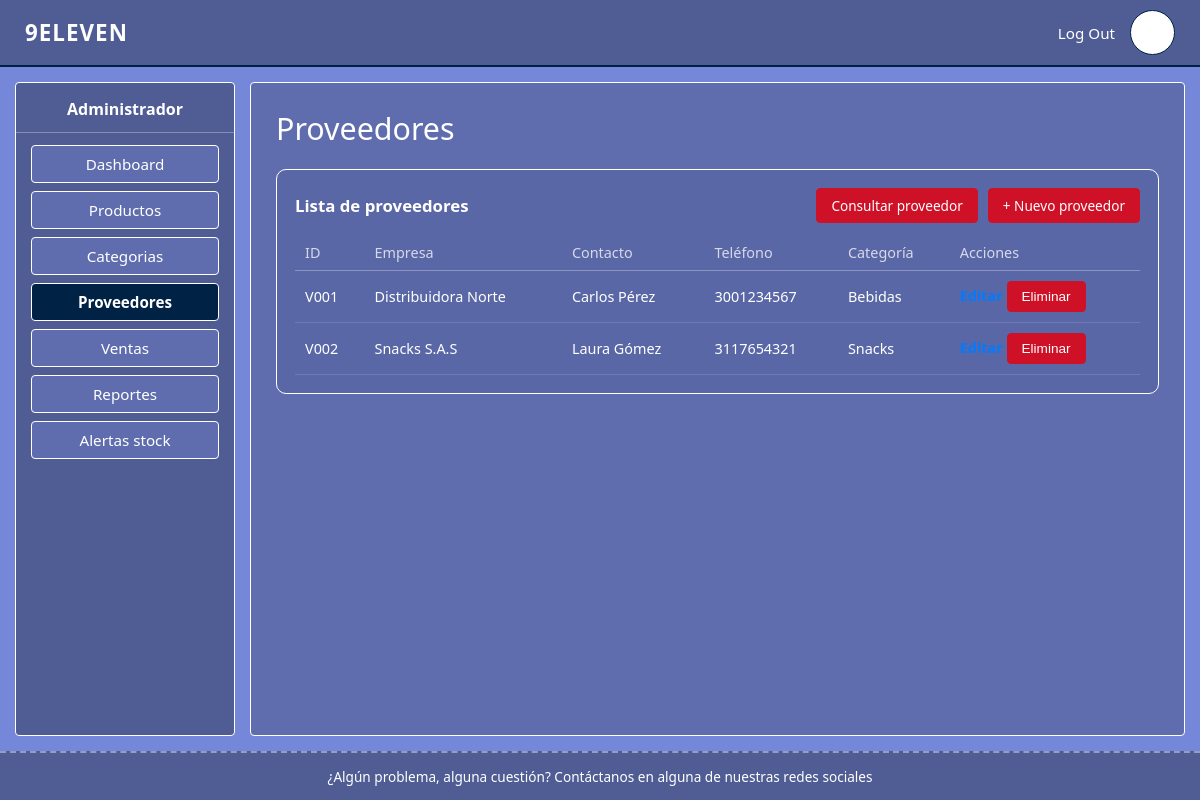
The page /proveedores.php (signed in) on the database its author committed.
### tables this page shows
CREATE TABLE `proveedores` (
  `ID_Proveedor` int(11) NOT NULL,
  `nombreEmpresa` varchar(150) NOT NULL,
  `telefono` varchar(20) DEFAULT NULL,
  `contacto` varchar(100) DEFAULT NULL,
  `ID_Categoria` int(11) DEFAULT NULL
);

CREATE TABLE `categorias` (
  `ID_Categoria` int(11) NOT NULL,
  `nombreCategoria` varchar(100) NOT NULL
);

### config.php (called while the page is built, shortened)
<?php
function h(?string $valor): string
{
    return htmlspecialchars($valor ?? '', ENT_QUOTES, 'UTF-8');
}

### proveedores.php (the view, shortened to what this page needs)
<?php
require_once 'config.php';
$sql = "SELECT pr.*, c.nombreCategoria
        FROM proveedores pr
        LEFT JOIN categorias c ON c.ID_Categoria = pr.ID_Categoria
        WHERE 1=1";
$params = [];
$sql .= " ORDER BY pr.nombreEmpresa";
$stmt = $pdo->prepare($sql);
$stmt->execute($params);
$proveedores = $stmt->fetchAll();
?>
<!DOCTYPE html>
<html lang="es">
<head>
    <link rel="stylesheet" href="assets/css/style.css">
</head>
<body>
<?php require 'includes/header.php'; ?>
<div class="contenedor-principal">
    <?php require 'includes/sidebar.php'; ?>
    <main class="contenido">
        <h1>Proveedores</h1>
        <div class="panel">
            <div class="panel-header">
                <h2>Lista de proveedores</h2>
                <div class="barra-acciones" style="margin-bottom:0;">
                    <a href="proveedores.php?vista=consultar" class="btn btn-rojo">Consultar proveedor</a>
                    <a href="proveedores.php?vista=nuevo" class="btn btn-rojo">+ Nuevo proveedor</a>
                </div>
            </div>
            <table>
                <thead>
                    <tr>
                        <th>ID</th>
                        <th>Empresa</th>
                        <th>Contacto</th>
                        <th>Teléfono</th>
                        <th>Categoría</th>
                        <th>Acciones</th>
                    </tr>
                </thead>
                <tbody>
                    <?php if (empty($proveedores)): ?>
                        <tr><td colspan="6" class="sin-datos">No se encontraron proveedores.</td></tr>
                    <?php else: ?>
                        <?php foreach ($proveedores as $p): ?>
                            <tr>
                                <td>V<?= str_pad($p['ID_Proveedor'], 3, '0', STR_PAD_LEFT) ?></td>
                                <td><?= h($p['nombreEmpresa']) ?></td>
                                <td><?= h($p['contacto'] ?? '—') ?></td>
                                <td><?= h($p['telefono'] ?? '—') ?></td>
                                <td><?= h($p['nombreCategoria'] ?? '—') ?></td>
                                <td>
                                    <a href="proveedores.php?vista=editar&id=<?= (int)$p['ID_Proveedor'] ?>" style="color: #007bff; text-decoration: none; font-weight: bold;">Editar</a>
                                    <form method="POST" action="proveedores.php" style="display:inline;" onsubmit="return confirm('¿Seguro que deseas eliminar este registro?');">
                                    <button type="submit" name="accion_eliminar" class="btn btn-rojo">Eliminar</button>
                                </form>
                                </td>
                            </tr>
                        <?php endforeach; ?>
                    <?php endif; ?>
                </tbody>
            </table>
        </div>
    </main>
</div>
<?php require 'includes/footer.php'; ?>
</body>
</html>

### assets/css/style.css (style rules this page uses)
:root { --azul-oscuro: #002245; --azul-medio: #505C94; --azul-claro: #5F6DAF; --azul-lavanda: #7587D8; --azul-hielo: #ADD9E6; --rojo: #CE1127; --blanco: #ffffff; }
* { margin: 0; padding: 0; box-sizing: border-box; }
body { font-family: 'Segoe UI', Arial, sans-serif; background-color: var(--azul-lavanda); color: var(--blanco); min-height: 100vh; display: flex; flex-direction: column; }
a { color: inherit; text-decoration: none; }
.contenedor-principal { flex: 1; display: flex; padding: 15px; gap: 15px; }
.contenido { flex: 1; background-color: var(--azul-claro); border: 1px solid var(--blanco); border-radius: 4px; padding: 25px; overflow-x: auto; }
.contenido h1 { font-size: 1.9rem; margin-bottom: 20px; font-weight: 500; }
.panel { border: 1px solid var(--blanco); border-radius: 10px; padding: 18px; background-color: rgba(0,0,0,0.05); }
.panel-header { display: flex; justify-content: space-between; align-items: center; margin-bottom: 12px; flex-wrap: wrap; gap: 8px; }
.panel-header h2 { font-size: 1.05rem; font-weight: 600; }
.btn { border: 1px solid var(--blanco); border-radius: 4px; padding: 7px 14px; font-size: 0.85rem; cursor: pointer; background-color: var(--azul-claro); color: var(--blanco); }
.btn-rojo { background-color: var(--rojo); border-color: var(--rojo); }
.barra-acciones { display: flex; gap: 10px; justify-content: center; margin-bottom: 20px; flex-wrap: wrap; }
table { width: 100%; border-collapse: collapse; font-size: 0.9rem; }
table thead th { text-align: left; padding: 8px 10px; opacity: 0.75; font-weight: 500; border-bottom: 1px solid rgba(255,255,255,0.3); }
table tbody td { padding: 10px 10px; border-bottom: 1px solid rgba(255,255,255,0.12); }

### rows shown on the page
proveedores: ID_Proveedor "001", nombreEmpresa "Distribuidora Norte", contacto "Carlos Pérez", telefono "3001234567", ID_Categoria.nombreCategoria "Bebidas"
proveedores: ID_Proveedor "002", nombreEmpresa "Snacks S.A.S", contacto "Laura Gómez", telefono "3117654321", ID_Categoria.nombreCategoria "Snacks"

### other values the page prints
$etiqueta "Dashboard"
$etiqueta "Productos"
$etiqueta "Categorias"
$etiqueta "Proveedores"
$etiqueta "Ventas"
$etiqueta "Reportes"
$etiqueta "Alertas stock"
